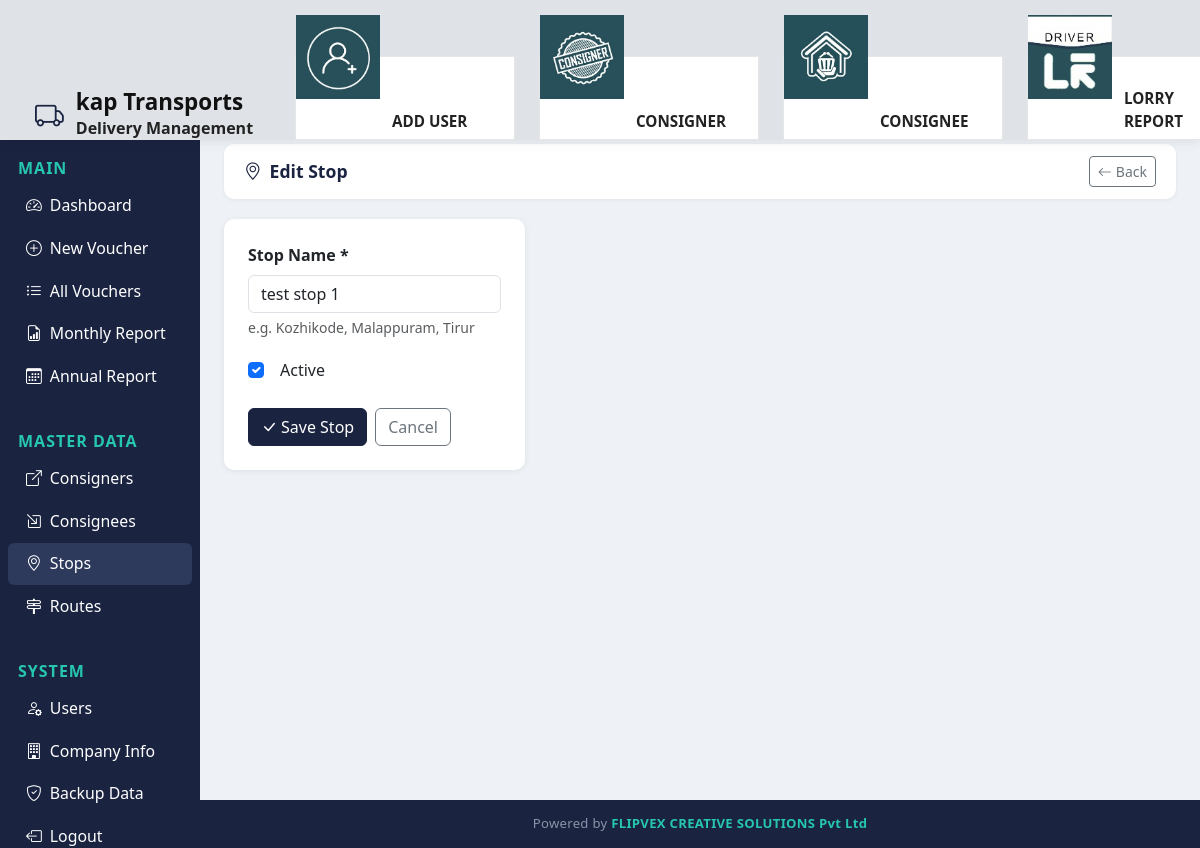
Page /stops/1/edit/ (signed in) on the committed database.
### transport/models.py (models this page shows, shortened)
class CompanyProfile(models.Model):
    name = models.CharField(max_length=200, default='TRANSPORTS COMPANY_name here')
    address_line_1 = models.CharField(max_length=200, default='Address_line1_here')
    address_line_2 = models.CharField(max_length=200, default='Address_line 2_here')
    gst_no = models.CharField(max_length=30, default='gst_number_here')
    mobile_1 = models.CharField(max_length=20, default='mobile_no_1 here')
    mobile_2 = models.CharField(max_length=20, blank=True, default='mobile_number_2 here')
    class Meta:
        verbose_name = 'Company Profile'
        verbose_name_plural = 'Company Profile'
    @classmethod
    def load(cls):
        obj, _ = cls.objects.get_or_create(pk=1)
        return obj

class Stop(models.Model):
    name = models.CharField(max_length=200, unique=True)
    active = models.BooleanField(default=True)
    created_at = models.DateTimeField(auto_now_add=True)
    class Meta:
        ordering = ['name']

### transport/views.py (the view)
# urls.py: path('stops/<int:pk>/edit/', views.stop_edit, name='stop_edit'),
@login_required
def stop_edit(request, pk):
    stop = get_object_or_404(Stop, pk=pk)
    form = StopForm(request.POST or None, instance=stop)
    if form.is_valid():
        form.save()
        messages.success(request, "Stop updated.")
        return redirect('stop_list')
    return render(request, 'transport/stop_form.html', {'form': form, 'title': 'Edit Stop', 'obj': stop, 'company': CompanyProfile.load()})

### transport/forms.py (shortened to what this page needs)
class StopForm(forms.ModelForm):
    class Meta:
        model = Stop
        fields = ['name', 'active']
        widgets = {
            'name': forms.TextInput(attrs={'class': 'form-control'}),
            'active': forms.CheckboxInput(attrs={'class': 'form-check-input'}),
        }

### templates/transport/stop_form.html (shortened to what this page needs)
{% extends 'transport/base.html' %}
{% block content %}
<div class="topbar no-print">
  <h5 class="page-title"><i class="bi bi-geo-alt me-2"></i>{{ title }}</h5>
  <a href="{% url 'stop_list' %}" class="btn btn-outline-secondary btn-sm"><i class="bi bi-arrow-left me-1"></i>Back</a>
</div>
<div class="row"><div class="col-md-4">
<div class="card"><div class="card-body p-4">
  <form method="post">{% csrf_token %}
    <div class="row g-3">
      <div class="col-12">
        <label class="form-label fw-semibold">Stop Name *</label>
        {{ form.name }}
        <div class="form-text">e.g. Kozhikode, Malappuram, Tirur</div>
      </div>
      <div class="col-12"><div class="form-check mt-1">{{ form.active }}<label class="form-check-label ms-2">Active</label></div></div>
    </div>
    <div class="mt-4 d-flex gap-2">
      <button type="submit" class="btn btn-primary"><i class="bi bi-check-lg me-1"></i>Save Stop</button>
      <a href="{% url 'stop_list' %}" class="btn btn-outline-secondary">Cancel</a>
    </div>
  </form>
</div></div>
</div></div>
{% endblock %}

### templates/transport/base.html (shortened to what this page needs)
{% load static %}
<!DOCTYPE html>
<html lang="en">
<head>
<link href="https://cdn.jsdelivr.net/npm/bootstrap@5.3.0/dist/css/bootstrap.min.css" rel="stylesheet">
<link href="https://cdn.jsdelivr.net/npm/bootstrap-icons@1.11.0/font/bootstrap-icons.css" rel="stylesheet">
</head>
<body>
{% if user.is_authenticated %}
<div class="top-header">
  <div class="brand-section">
    <i class="bi bi-truck brand-icon"></i>
    <div>
      <h5>{{company.name}}</h5>
      <small>Delivery Management</small>
    </div>
  </div>
  <div class="icon-cards">
    {% if user.is_staff %}
    <a href="{% url 'user_add' %}" class="icon-card {% if 'user' in request.resolver_match.url_name %}icon-active{% endif %}">
      <img src="{% static 'images/add_user.jpeg' %}" alt="Consigner">
      <span class="icon-label">Add User</span>
    </a>
    {% endif %}
    <a href="{% url 'consigner_list' %}" class="icon-card {% if 'consigner' in request.resolver_match.url_name %}icon-active{% endif %}">
      <img src="{% static 'images/consigners.jpeg' %}" alt="Consigner">
      <span class="icon-label">Consigner</span>
    </a>
    <a href="{% url 'consignee_list' %}" class="icon-card {% if 'consignee' in request.resolver_match.url_name %}icon-active{% endif %}">
      <img src="{% static 'images/dashboard.jpeg' %}" alt="Consignee">
      <span class="icon-label">Consignee</span>
    </a>
    <a href="{% url 'monthly_report' %}" class="icon-card {% if 'route' in request.resolver_match.url_name %}icon-active{% endif %}">
      <img src="{% static 'images/routes.jpeg' %}" alt="Routes">
      <span class="icon-label">Lorry Report</span>
    </a>
  </div>
</div>
<div class="sidebar">
  <div class="section-label">Main</div>
  <a href="{% url 'dashboard' %}" class="nav-link {% if request.resolver_match.url_name == 'dashboard' %}active{% endif %}"><i class="bi bi-speedometer2 me-2"></i>Dashboard</a>
  <a href="{% url 'voucher_add' %}" class="nav-link {% if request.resolver_match.url_name == 'voucher_add' %}active{% endif %}"><i class="bi bi-plus-circle me-2"></i>New Voucher</a>
  <a href="{% url 'voucher_list' %}" class="nav-link {% if request.resolver_match.url_name == 'voucher_list' %}active{% endif %}"><i class="bi bi-list-ul me-2"></i>All Vouchers</a>
  <a href="{% url 'monthly_report' %}" class="nav-link {% if request.resolver_match.url_name == 'monthly_report' %}active{% endif %}"><i class="bi bi-file-earmark-bar-graph me-2"></i>Monthly Report</a>
  <a href="{% url 'annual_report' %}" class="nav-link {% if request.resolver_match.url_name == 'annual_report' %}active{% endif %}"><i class="bi bi-calendar3 me-2"></i>Annual Report</a>
  <div class="section-label">Master Data</div>
  <a href="{% url 'consigner_list' %}" class="nav-link {% if 'consigner' in request.resolver_match.url_name %}active{% endif %}"><i class="bi bi-box-arrow-up-right me-2"></i>Consigners</a>
  <a href="{% url 'consignee_list' %}" class="nav-link {% if 'consignee' in request.resolver_match.url_name %}active{% endif %}"><i class="bi bi-box-arrow-in-down-right me-2"></i>Consignees</a>
  <a href="{% url 'stop_list' %}" class="nav-link {% if 'stop' in request.resolver_match.url_name %}active{% endif %}"><i class="bi bi-geo-alt me-2"></i>Stops</a>
  <a href="{% url 'route_list' %}" class="nav-link {% if 'route' in request.resolver_match.url_name %}active{% endif %}"><i class="bi bi-signpost-2 me-2"></i>Routes</a>
  <div class="section-label">System</div>
  {% if user.is_staff %}
  <a href="{% url 'user_list' %}" class="nav-link {% if 'user' in request.resolver_match.url_name %}active{% endif %}"><i class="bi bi-person-gear me-2"></i>Users</a>
  <a href="{% url 'company_about' %}" class="nav-link {% if request.resolver_match.url_name == 'company_about' %}active{% endif %}"><i class="bi bi-building me-2"></i>Company Info</a>
  {% endif %}
  <a href="{% url 'backup_db' %}" class="nav-link"><i class="bi bi-shield-check me-2"></i>Backup Data</a>
  <a href="{% url 'logout' %}" class="nav-link"><i class="bi bi-box-arrow-left me-2"></i>Logout ({{ user.username }})</a>
</div>
{% endif %}
<div class="{% if user.is_authenticated %}main-content{% else %}container mt-5{% endif %}">
{% block content %}{% endblock %}
</div>
{% if user.is_authenticated %}
<footer class="site-footer">
  Powered by <span>FLIPVEX CREATIVE SOLUTIONS Pvt Ltd</span>
</footer>
{% endif %}
</body>
</html>

### templates/transport/base.html (style rules this page uses)
body { font-family:'Segoe UI',sans-serif; margin:0; background:#eef1f5; }
.top-header { position:fixed; top:0; left:0; right:0; z-index:110; height:140px; background:#dfe3e8; display:flex; align-items:flex-end; padding:50px 35px 0; box-shadow:0 2px 10px rgba(0,0,0,.08); }
.top-header .brand-section { display:flex; align-items:center; gap:12px; min-width:220px; }
.top-header .brand-section .brand-icon { font-size:1.8rem; color:#1a2340; }
.top-header .brand-section h5 { margin:0; font-weight:700; font-size:1.4rem; color:#111; }
.top-header .brand-section small { display:block; color:#222; font-size:1rem; font-weight:600; }
.top-header .icon-cards { flex:1; display:flex; justify-content:space-evenly; align-items:center; gap:24px; margin-left:40px; }
.icon-card { width:220px; height:84px; background:#fff; border:1px solid #e6e6e6; border-radius:0; display:flex; align-items:flex-end; justify-content:flex-start; text-decoration:none; color:#222; overflow:visible; transition:.2s; position:relative; }
.icon-card img { width:84px; height:84px; object-fit:cover; flex-shrink:0; border-radius:0; position:absolute; top:-42px; left:0; }
.icon-card .icon-label { margin-left:96px; padding:0 14px 6px 0; font-size:.95rem; font-weight:700; text-transform:uppercase; letter-spacing:0; color:inherit; }
.sidebar { width:200px; position:fixed; top:120px; left:0; bottom:0; background:#1a2340; z-index:100; overflow-y:auto; padding-top:6px; }
.sidebar .nav-link { color:#ffffff; padding:9px 18px; border-radius:6px; margin:1px 8px; font-size:.99rem; display:block; text-decoration:none; }
.sidebar .nav-link:hover, .sidebar .nav-link.active { background:#2d3a5c; color:#fff; }
.sidebar .nav-link i { width:20px; }
.sidebar .section-label { color:#26c6b0; font-size:1.0rem; text-transform:uppercase; letter-spacing:1px; padding:30px 18px 4px; font-weight:600; }
.main-content { margin-left:200px; margin-top:120px; padding:24px; min-height:calc(100vh - 120px); }
.topbar { background:#fff; border-radius:10px; padding:12px 20px; margin-bottom:20px; display:flex; align-items:center; justify-content:space-between; box-shadow:0 1px 4px rgba(0,0,0,.06); }
.topbar .page-title { font-weight:600; font-size:1.1rem; color:#1a2340; margin:0; }
.card { border:none; border-radius:10px; box-shadow:0 1px 6px rgba(0,0,0,.07); }
.btn-primary { background:#1a2340; border-color:#1a2340; }
.site-footer { margin-left:200px; background:#1a2340; color:#8a94a8; text-align:center; padding:14px 20px; font-size:.82rem; letter-spacing:.3px; }
.site-footer span { color:#26c6b0; font-weight:600; }

### rows in the picture
CompanyProfile: name "kap Transports"
Stop: name "test stop 1", active "☑"

### other values in the picture
{{ title }} "Edit Stop"
